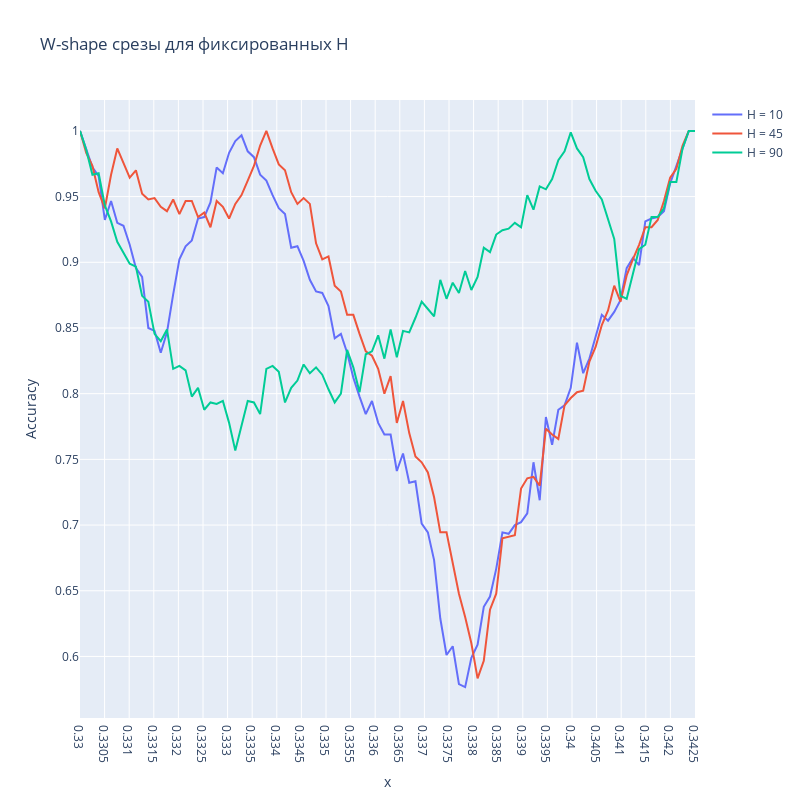

This figure's notebook cell:
### Code cell
Harray = [10, 45, 90]
fig = go.Figure()

for h in Harray:
    fig.add_trace(
        go.Scatter(
            y = Z[:, h],
            x = X,
            name = "H = " + str(h)
        ),
    )

fig.update_layout(
    width=800,
    height=800, 
    title='W-shape срезы для фиксированных H',
    xaxis_title="x",
    yaxis_title="Accuracy",
)

fig.update_xaxes(nticks=26)
fig.update_yaxes(nticks=10)
